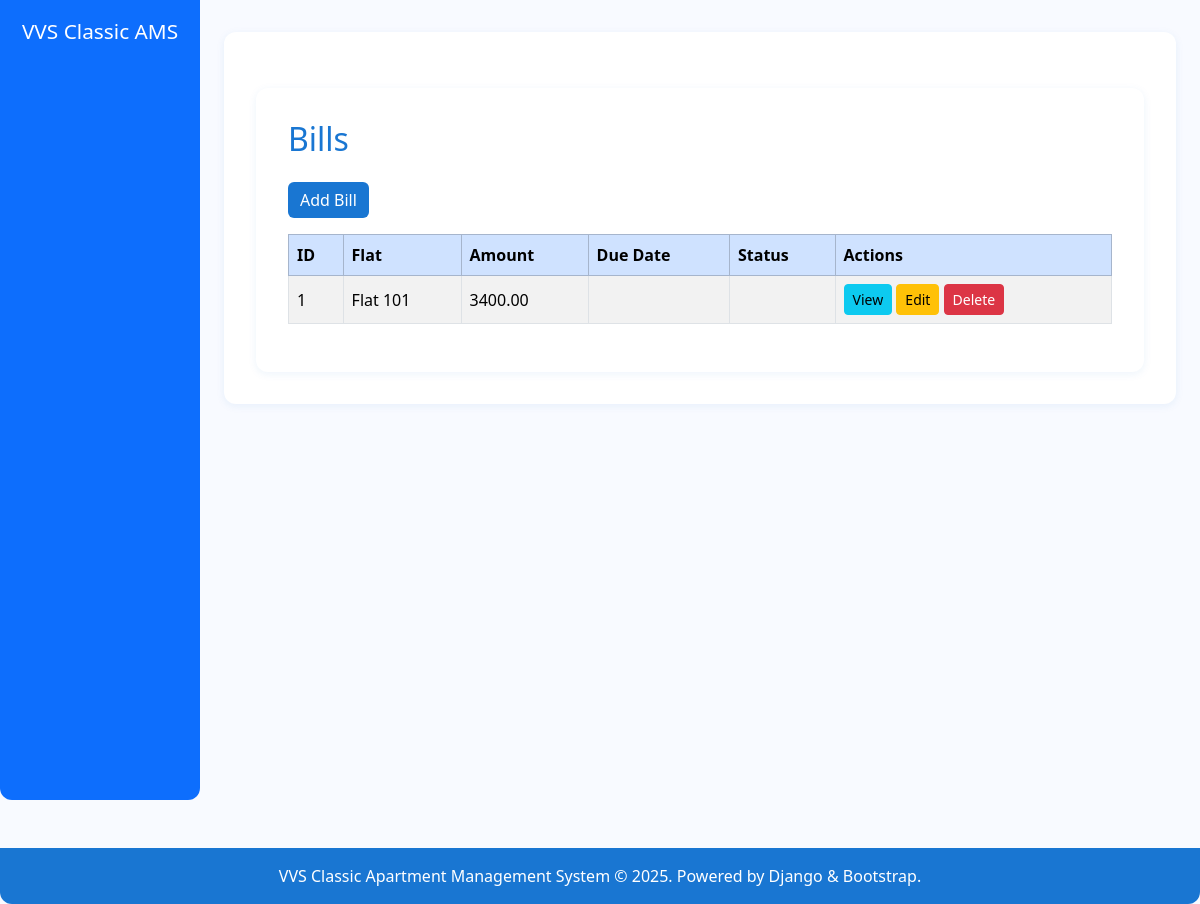
The app's page /billing/ with its own data.
### billing/models.py (models this page shows, shortened)
class Bill(models.Model):
    flat = models.ForeignKey(Flat, on_delete=models.CASCADE, related_name='bills')
    month = models.CharField(max_length=20)
    amount = models.DecimalField(max_digits=10, decimal_places=2)
    paid = models.BooleanField(default=False)
    created_at = models.DateTimeField(auto_now_add=True)
    paid_at = models.DateTimeField(null=True, blank=True)

### flats/models.py (models this page shows)
class Flat(models.Model):
    number = models.CharField(max_length=10, unique=True)
    uds_area = models.DecimalField(max_digits=8, decimal_places=2)
    ownership_type = models.CharField(max_length=20, choices=[('owner', 'Owner'), ('tenant', 'Tenant')])
    owner = models.ForeignKey(get_user_model(), on_delete=models.CASCADE, related_name='owned_flats')
    tenant = models.ForeignKey(get_user_model(), on_delete=models.SET_NULL, null=True, blank=True, related_name='rented_flats')
    is_occupied = models.BooleanField(default=True)
    occupancy_start = models.DateField(null=True, blank=True)
    occupancy_end = models.DateField(null=True, blank=True)
    created_at = models.DateTimeField(auto_now_add=True)
    updated_at = models.DateTimeField(auto_now=True)
    def __str__(self):
        return f"Flat {self.number}"

### billing/views.py (the view)
# urls.py: path('', views.bill_list, name='bill_list'),
def bill_list(request):
    bills = Bill.objects.all()
    return render(request, 'billing/bill_list.html', {'bills': bills})

### templates/billing/bill_list.html
{% extends 'base.html' %}
{% block content %}
<div class="container mt-4">
    <h2 class="mb-4">Bills</h2>
    <a href="{% url 'billing:bill_create' %}" class="btn btn-primary mb-3">Add Bill</a>
    <table class="table table-bordered table-striped">
        <thead class="table-primary">
            <tr>
                <th>ID</th>
                <th>Flat</th>
                <th>Amount</th>
                <th>Due Date</th>
                <th>Status</th>
                <th>Actions</th>
            </tr>
        </thead>
        <tbody>
            {% for bill in bills %}
            <tr>
                <td>{{ bill.id }}</td>
                <td>{{ bill.flat }}</td>
                <td>{{ bill.amount }}</td>
                <td>{{ bill.due_date }}</td>
                <td>{{ bill.status }}</td>
                <td>
                    <a href="{% url 'billing:bill_detail' bill.id %}" class="btn btn-info btn-sm">View</a>
                    <a href="{% url 'billing:bill_update' bill.id %}" class="btn btn-warning btn-sm">Edit</a>
                    <a href="{% url 'billing:bill_delete' bill.id %}" class="btn btn-danger btn-sm">Delete</a>
                </td>
            </tr>
            {% empty %}
            <tr><td colspan="6">No bills found.</td></tr>
            {% endfor %}
        </tbody>
    </table>
</div>
{% endblock %}

### templates/base.html (style rules this page uses)
body { background: #f8faff; color: #1a237e; font-family: 'Segoe UI', 'Roboto', Arial, sans-serif; }
.container { background: #fff; border-radius: 12px; box-shadow: 0 2px 8px rgba(25, 118, 210, 0.08); padding: 2rem; margin-top: 2rem; }
h2, h1 { color: #1976d2; }
.btn-primary { background: #1976d2; border: none; }
table th { background: #e3f2fd; color: #1976d2; }
table td { vertical-align: middle; }

### records on screen
Bill: id "1", flat "Flat 101", amount "3400.00"

### other values on screen
{{ now|default:2025 }} "2025"
